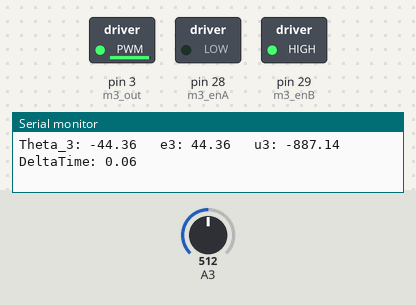
A sketch run on a simulated Arduino Mega 2560, built with avr-gcc and run on an emulated ATmega2560. Shown: switched loads named in the sketch (green lamp = pin HIGH), the last lines printed to the serial monitor. The inputs (shaded band) are chosen by the test bench; at power-on: A3 = 512.

Above: at 1.2 s.
1.3 s: A3 set to 716
At 2.4 s:
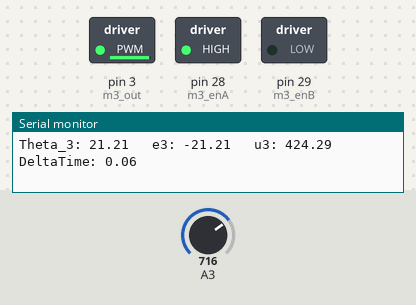
2.8 s: A3 set to 0
At 3.6 s:
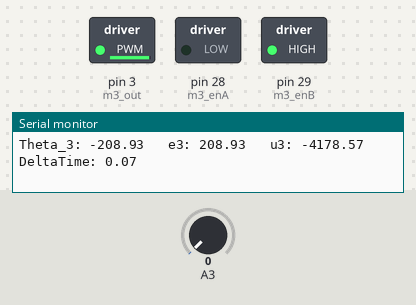
5.8 s: A3 set to 265
At 7.1 s:
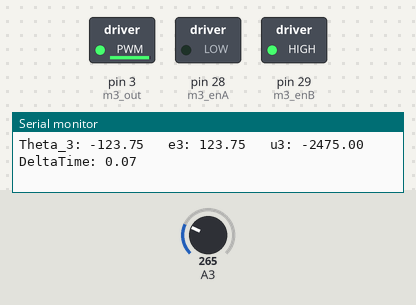
7.4 s: A3 set to 900
At 7.9 s:
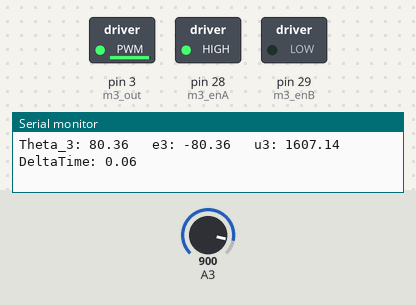
Timing chart, 0 to 9.9 s (numbered marks = the images above; inputs shaded):
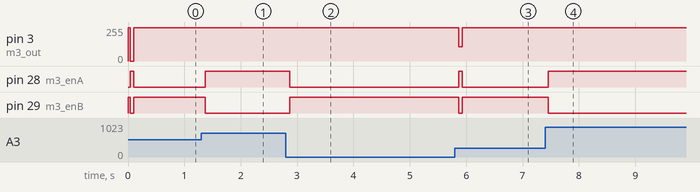

Measured:
- after the input at 1.3 s, pin 28 (m3_enA): LOW → HIGH after 0.07 s; pin 29 (m3_enB): HIGH → LOW after 0.07 s
- after the input at 2.8 s, pin 28 (m3_enA): HIGH → LOW after 0.07 s; pin 29 (m3_enB): LOW → HIGH after 0.07 s
- after the input at 5.8 s, pin 3 (m3_out): 250/255 → 106/255 after 0.06 s, → 250/255 0.07 s later; pin 28 (m3_enA): LOW → HIGH after 0.06 s, → LOW 0.07 s later; pin 29 (m3_enB): HIGH → LOW after 0.06 s, → HIGH 0.07 s later
- after the input at 7.4 s, pin 28 (m3_enA): LOW → HIGH after 0.06 s; pin 29 (m3_enB): HIGH → LOW after 0.06 s

The sketch:

02_PD_M3_15112019.ino
```cpp
// Variables para el motor
int m3_enA = 28;
int m3_enB = 29;
int m3_out = 3;

//Variables del robot
float theta3;

// Referencia para articulaciones
float theta3_d = 0.0;

//Variables para el cálculo del control
float actual_e3;
float past_e3;
float kp3 = 20;
float kd3 = 2;
bool fl = true;
float dot_e3;

//Variable del controlador
float u3;

void paro_M3();
void giro_M3_A();
void giro_M3_B();

unsigned long actualTime;
float deltaTime = 0.05;
unsigned long pastTime;


void setup() {
  pinMode(m3_enA,OUTPUT);
  pinMode(m3_enB,OUTPUT);
  pinMode(m3_out,OUTPUT);

  Serial.begin(9600);
  pastTime = 0;
}

void loop() {
  actualTime = millis();
  theta3 = (float(analogRead(A3)-650))*90/280;
  Serial.print("Theta_3: "); Serial.print(theta3);


  actual_e3 = theta3_d - theta3;
  Serial.print("   e3: "); Serial.print(actual_e3);

  dot_e3 =  (actual_e3 - past_e3)/deltaTime;

  u3 = -kp3*actual_e3 - kd3*dot_e3;


  Serial.print("   u3: "); Serial.print(u3);

  if (u3<0)
    giro_M3_B();
  else
    giro_M3_A();

  u3 = abs(u3);
  if (u3 > 255)
    u3 = 250;

  analogWrite(m3_out,int(u3));
  deltaTime = float(actualTime - pastTime)/1000;

  Serial.print("   DeltaTime: "); Serial.println(deltaTime);
  pastTime = actualTime;
  past_e3 = actual_e3;


}
void paro_M3(){
  Serial.println("Paro M3");
  digitalWrite(m3_enA,0);
  digitalWrite(m3_enB,0);
}

void giro_M3_A(){
  //Serial.println("Girando M3 A");
  digitalWrite(m3_enA,1);
  digitalWrite(m3_enB,0);
}

void giro_M3_B(){
  //Serial.println("Girando M3 B");
  digitalWrite(m3_enA,0);
  digitalWrite(m3_enB,1);
}
```
